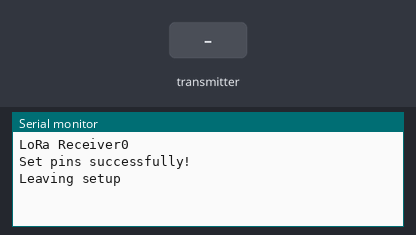
Simulated run of this sketch. Board: Arduino Uno, built with avr-gcc and run on an emulated ATmega328P. Parts: the last lines printed to the serial monitor. Inputs (shaded band) come from the test bench. No radio packets arrive unless stated.

Above: at 1.2 s.
1.3 s: the transmitter starts sending sequenceNum = 0
At 2.1 s:
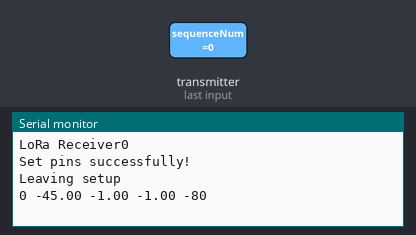
3.8 s: the transmitter starts sending temperature = 0
At 4.6 s:
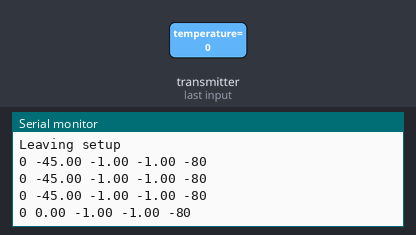
5.3 s: the transmitter starts sending humidity = 0
At 5.7 s:
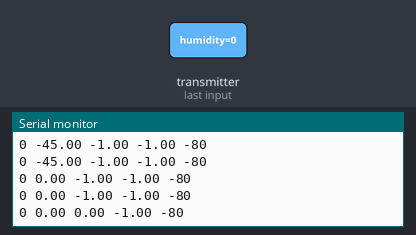
6.8 s: the transmitter starts sending heatIndex = 0
At 7.6 s:
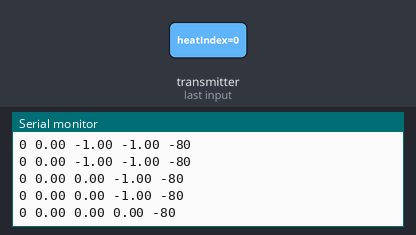
8.3 s: the transmitter starts sending sequenceNum = 256
At 9.1 s:
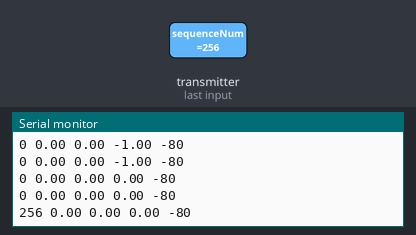
9.8 s: the transmitter starts sending temperature = 25
At 10.3 s:
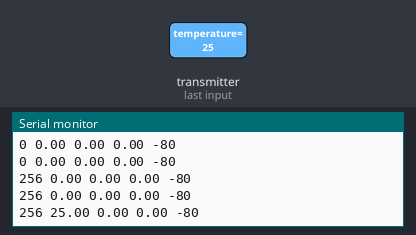
Timing chart, 0 to 12.3 s (numbered marks = the images above; inputs shaded):
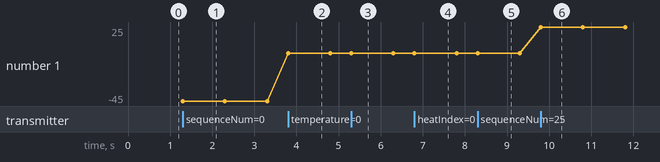

The sketch:

receiver.ino
```cpp
#include <SPI.h>
#include <LoRa.h>


#define ss 5
#define rst 14
#define dio0 2
String inString = "";    // string to hold incoming charaters
String MyMessage = ""; // Holds the complete message

typedef struct {
  uint32_t sequenceNum = 1;
  float temperature = -45;
  float humidity = -1;
  float heatIndex = -1;
} Temp_Data;

Temp_Data tData;


void setup() {
  Serial.begin(115200);
  while (!Serial);
  Serial.println("LoRa Receiver0");
  LoRa.setPins(ss,rst,dio0);
  Serial.println("Set pins successfully!");
  while(!LoRa.begin(433E6)) { // or 915E6
    Serial.println("Starting LoRa failed!");
    delay(5000);
  }
  Serial.println("Leaving setup");
}

void loop() {

  // try to parse packet
  int packetSize = LoRa.parsePacket();
  if (packetSize) {
    // read packet
    while (LoRa.available())
    {
      LoRa.readBytes((uint8_t *)&tData, sizeof(tData));
    }
    Serial.print(tData.sequenceNum);
    Serial.print(" ");
    Serial.print(tData.temperature);
    Serial.print(" ");
    Serial.print(tData.humidity);
    Serial.print(" ");
    Serial.print(tData.heatIndex);
    Serial.print(" ");
    Serial.print(LoRa.packetRssi());
    Serial.print("\n");
  }


}
```

Measured:
- after the input at 1.3 s, the serial monitor: prints a new line at once (image 1)
- after the input at 3.8 s, the serial monitor: prints a new line at once (image 2)
- after the input at 5.3 s, the serial monitor: prints a new line at once (image 3)
- after the input at 6.8 s, the serial monitor: prints a new line at once (image 4)
- after the input at 8.3 s, the serial monitor: prints a new line at once (image 5)
- after the input at 9.8 s, the serial monitor: prints a new line at once (image 6)
- plotted number 1: 0 → 25 after the input at 9.8 s
